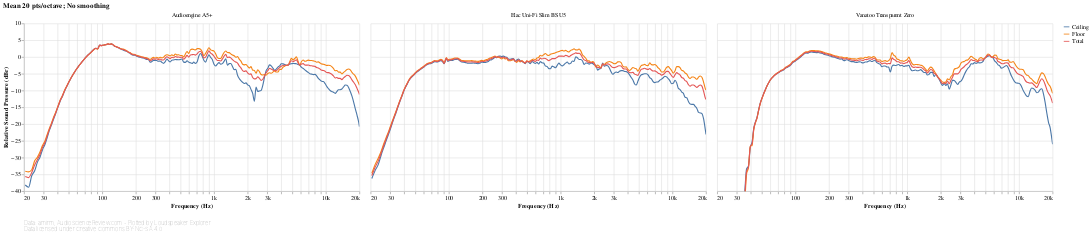

Notebook cell for this chart:
### Markdown cell above
[ANSI-CTA-2034-A](https://shop.cta.tech/products/standard-method-of-measurement-for-in-home-loudspeakers) section 5.2 defines the following Vertical Reflection curves as the power average of the responses at the following vertical angles:

- **Floor**: -20° to -40°
- **Ceiling**: +40° to +60°

### Code cell
#@markdown
reflection_responses_chart('Vertical')

### Figure 1 — Vega-Lite specification as saved in the notebook (floating-point values rounded to 4 significant figures; data arrays with more than 128 entries replaced by an {"elided": "..."} marker saying what was removed)
{"config": {"view": {"continuousWidth": 400, "continuousHeight": 300, "opacity": 0}}, "vconcat": [{"data": {"name": "data-6da7ad78b39b8d038ff09e08d2fc28ed"}, "facet": {"type": "nominal", "field": "speaker", "title": null}, "spec": {"layer": [{"mark": {"type": "line", "clip": true, "interpolate": "monotone"}, "encoding": {"opacity": {"condition": {"value": 1, "selection": "selector030"}, "value": 0.2}}, "selection": {"selector030": {"type": "multi", "encodings": ["color"], "bind": "legend"}, "selector032": {"type": "interval", "bind": "scales", "encodings": ["x", "y"]}, "selector033": {"type": "single", "fields": ["speaker"], "bind": {"input": "select", "options": [null, "Audioengine A5+", "Elac Uni-Fi Slim BS U5", "Vanatoo Transparent Zero"], "labels": ["All", "Audioengine A5+", "Elac Uni-Fi Slim BS U5", "Vanatoo Transparent Zero"], "name": "Speaker: "}}}, "title": {"text": "Mean 20 pts/octave; No smoothing", "anchor": "start"}}, {"mark": {"type": "circle", "clip": true, "size": 100}, "encoding": {"fillOpacity": {"condition": {"value": 0.3, "selection": "selector031"}, "value": 0}}, "selection": {"selector031": {"type": "single", "on": "mouseover", "clear": "mouseout", "empty": "none", "encodings": ["x", "y"]}}, "title": {"text": "Mean 20 pts/octave; No smoothing", "anchor": "start"}}], "encoding": {"color": {"type": "nominal", "field": "key", "legend": {"symbolType": "stroke"}, "sort": null, "title": null}, "tooltip": [{"type": "nominal", "field": "key", "title": "Direction"}, {"type": "quantitative", "field": "frequency", "format": ".03s", "title": "Frequency (Hz)"}, {"type": "quantitative", "field": "value", "format": ".2f", "title": "Value (dB)"}], "x": {"type": "quantitative", "axis": {"format": "s"}, "field": "frequency", "scale": {"base": 10, "domain": [20, 20000], "nice": false, "type": "log"}, "title": "Frequency (Hz)"}, "y": {"type": "quantitative", "axis": {"grid": true}, "field": "value", "scale": {"domain": [-40, 10]}, "title": ["Relative Sound Pressure (dBr)"]}}, "height": 300, "transform": [{"flatten": ["frequency", "Ceiling", "Floor", "Total"]}, {"fold": ["Ceiling", "Floor", "Total"]}], "width": 600}, "title": {"text": "Mean 20 pts/octave; No smoothing", "anchor": "start"}, "transform": [{"filter": {"selection": "selector033"}}]}, {"mark": "text", "height": 1, "title": {"text": ["Data: amirm, AudioScienceReview.com - Plotted by Loudspeaker Explorer", "Data licensed under Creative Commons BY-NC-SA 4.0"], "anchor": "start", "color": "gray", "fontSize": 10, "fontWeight": "lighter"}, "width": 600}], "resolve": {"legend": {"color": "independent"}}, "$schema": "https://vega.github.io/schema/vega-lite/v4.8.1.json", "datasets": {"data-6da7ad78b39b8d038ff09e08d2fc28ed": [{"speaker": "Audioengine A5+", "frequency": {"elided": "194 float values"}, "Ceiling": {"elided": "194 float values"}, "Floor": {"elided": "194 float values"}, "Total": {"elided": "194 float values"}}, {"speaker": "Elac Uni-Fi Slim BS U5", "frequency": {"elided": "194 float values"}, "Ceiling": {"elided": "194 float values"}, "Floor": {"elided": "194 float values"}, "Total": {"elided": "194 float values"}}, {"speaker": "Vanatoo Transparent Zero", "frequency": {"elided": "194 float values"}, "Ceiling": {"elided": "194 float values"}, "Floor": {"elided": "194 float values"}, "Total": {"elided": "194 float values"}}]}}
